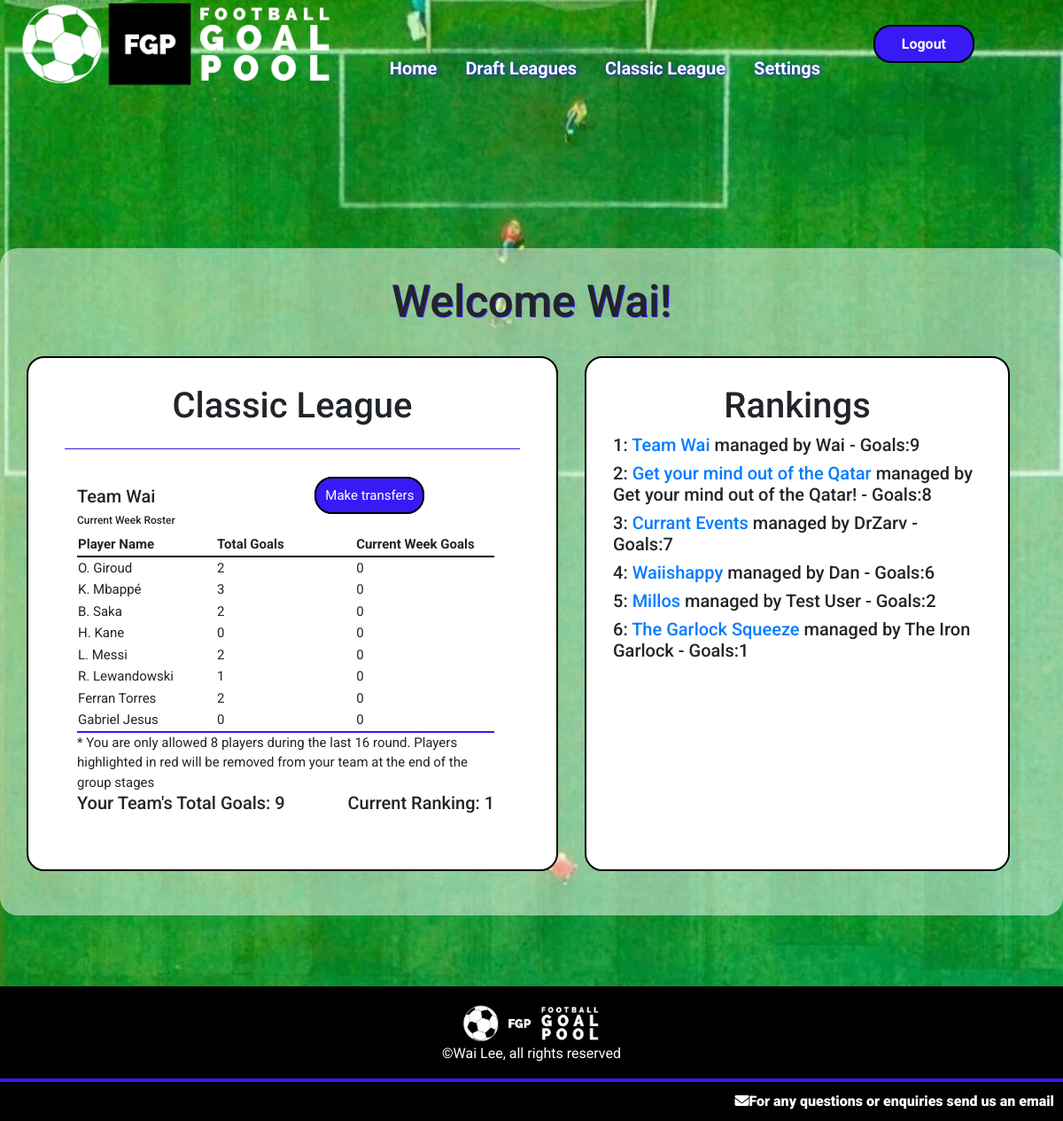
The app's page /globalleague (signed in) with its own data.
### goalpoolapp/models.py (models this page shows, shortened)
class User(AbstractUser):
    emailpermission = models.BooleanField(null=True)

class Team(models.Model):
    manager = models.ForeignKey(User, on_delete=models.CASCADE, related_name="managedteams")
    league = models.ForeignKey(League, on_delete=models.CASCADE, related_name="leagueteams")
    players = models.ManyToManyField(Player, related_name="teams", blank=True)
    provisionalplayers = models.ManyToManyField(Player, related_name="provisionalteams", blank=True)
    rank = models.IntegerField(default=1)
    teamname = models.CharField(max_length=64)
    totalgoals = models.IntegerField(default=0)
    draftnumber = models.IntegerField(blank=True, null=True)

class Player(models.Model):
    playercode = models.IntegerField()
    leagues = models.ManyToManyField(League, related_name="leagueplayers", blank=True)
    nickname = models.CharField(max_length=64)
    goals = models.IntegerField(default=0)
    country = models.ForeignKey(Country, on_delete=models.CASCADE, related_name="players")
    currentweekgoals = models.IntegerField(default=0)
    position = models.CharField(max_length=12)
    pic = models.CharField(max_length=100)

### goalpoolapp/views.py (the view)
# urls.py: path('globalleague', views.globalleague, name='globalleague'),
@login_required
def globalleague(request):
    if request.method == "GET":
        global_league = getGlobalLeague()
        try:
            userteam = Team.objects.get(league=global_league, manager=request.user)
            global_teams = global_league.leagueteams.all().order_by('totalgoals')
            teamorder = Paginator(global_teams, 50)
            page = request.GET.get('page')
            teams = teamorder.get_page(page)
            return render(request, 'goalpoolapp/globalleague.html', {
                "league": global_league,
                "team": userteam,
                "teams": teams
            })
        except:
            return render(request, 'goalpoolapp/globalleague.html')

### goalpoolapp/functions.py (called while the page is built)
def getGlobalLeague():
    return League.objects.get(id='19')

### goalpoolapp/templates/goalpoolapp/globalleague.html (shortened to what this page needs)
{% extends "goalpoolapp/layout.html" %}
{% load static %}
{% block body %}
<div id="main-page-content-container">
    <div id="main-page-content">
        <h2>Welcome {{ user.username }}!</h2>
        <br>
        {% if not team %}
        <h3>You currently do not have a team registered for the Classic league</h3>
        <a class="button" href="{% url 'goalpoolapp:createglobalteam' %}">Click here to create a team</a>
        {% else %}
            <div class="leagues-container">
                <div>
                    <div class="leaguecontainer">
                        <h3>Classic League</h3>
                        <hr>
                        <div class="leagueinformation">
                            <div class="leaguetablecontainer">
                                <div class="split-flexbox">
                                    <div>
                                        <h5>{{ team.teamname }}</h5>
                                        <h6>Current Week Roster</h6>
                                    </div>
                                    <br>
                                    <div>
                                        {% if team.manager == user %}
                                        <a class="button" href="{% url 'goalpoolapp:globaltransfers' %}">Make transfers</a>
                                        {% endif %}
                                    </div>
                                    <br>
                                </div>
                                <table class="leaguetable">
                                    <tr>
                                        <th>Player Name</th>
                                        <th>Total Goals</th>
                                        <th>Current Week Goals</th>
                                    </tr>
                                    {% for player in team.players.all %}
                                    <tr {% if forloop.counter > 8 %}style="background-color: red" {% endif %}</tr>
                                        <td>{{ player.nickname }}</td>
                                        <td>{{ player.goals }}</td>
                                        <td>{{ player.currentweekgoals }}</td>
                                    </tr>
                                    {% endfor %}
                                </table>
                                <span>* You are only allowed 8 players during the last 16 round. Players highlighted in red will be removed from your team at the end of the group stages</span>
                                <br>
                                <div class="split-flexbox">
                                    <h5>
                                        Your Team's Total Goals: {{ team.totalgoals }}
                                    </h5>
                                    <h5>
                                        Current Ranking: {{ team.rank }}
                                    </h5>
                                </div>
                            </div>
                        </div>
                    </div>
                </div>
                <div class="leaguecontainer">
                    <h3>Rankings</h3>
                    <div>
                        {% for team in teams|dictsort:"rank" %}
                            <h5>{{ team.rank }}: <a href="{% url 'goalpoolapp:viewglobalteam' team.id %}">{{ team.teamname }}</a> managed by {{ team.manager }} - Goals:{{ team.totalgoals }}</h5>
                        {% endfor %}
                    </div>
                </div>
            </div>
        {% endif %}
    </div>
</div>
{% endblock %}

### goalpoolapp/static/goalpoolapp/styles.css (style rules this page uses)
* { font-family: 'Roboto', sans-serif; }
h2 { font-size: 50px; text-shadow: 1px 1px #371af5; text-align: center; }
h3 { font-size: 40px; text-align: center; }
h6 { font-size: 12px; }
body { min-height: 100vh; display: flex; flex-direction: column; }
hr { border: 0; clear:both; display:block; width: 96%; background-color: #371af5; height: 1px; }
.button { background-color: #371af5; padding: 10px; border-radius: 20px; color: white; border: solid black 2px; }
th { width: 20%; border-bottom: solid black 2px; }
tr { height: 20px; }
.split-flexbox { display: flex; justify-content: space-between; }
#main-page-content-container { display: flex; flex-direction: column; align-items: center; padding: 30px; }
#main-page-content { max-width: 1200px; background-color: #FFFFFF80; display: flex; flex-direction: column; align-items: center; padding: 30px; margin-top: 250px; border-radius: 20px; }
.leaguecontainer { margin: 0 5% 20px; display: flex; flex-direction: column; align-items: center; width: 600px; border: black solid 2px; border-radius: 20px; padding: 30px; background-color: white; -webkit-border-radius: 20px; -moz-border-radius: 20px; -ms-border-radius: 20px; -o-border-radius: 20px; }
.leagues-container { display: flex; flex-direction: row; }
.leagueinformation { display: flex; flex-direction: row; justify-content: space-between; width: 100%; padding: 20px; }
.leaguetablecontainer { width: 95%; font-size: 15px; margin: 5px; }
.leaguetable { border-bottom: #371af5 solid 2px; }

### records on screen
User: username "Wai"
Team: teamname "Team Wai", totalgoals "9", rank "1", manager "Wai"
Player: nickname "O. Giroud", goals "2", currentweekgoals "0"
Player: nickname "K. Mbappé", goals "3", currentweekgoals "0"
Player: nickname "B. Saka", goals "2", currentweekgoals "0"
Player: nickname "H. Kane", goals "0", currentweekgoals "0"
Player: nickname "L. Messi", goals "2", currentweekgoals "0"
Player: nickname "R. Lewandowski", goals "1", currentweekgoals "0"
Player: nickname "Ferran Torres", goals "2", currentweekgoals "0"
Player: nickname "Gabriel Jesus", goals "0", currentweekgoals "0"
Team: rank "2", teamname "Get your mind out of the Qatar", manager "Get your mind out of the Qatar!", totalgoals "8"
Team: rank "3", teamname "Currant Events", manager "DrZarv", totalgoals "7"
Team: rank "4", teamname "Waiishappy", manager "Dan", totalgoals "6"
Team: rank "5", teamname "Millos", manager "Test User", totalgoals "2"
Team: rank "6", teamname "The Garlock Squeeze", manager "The Iron Garlock", totalgoals "1"
